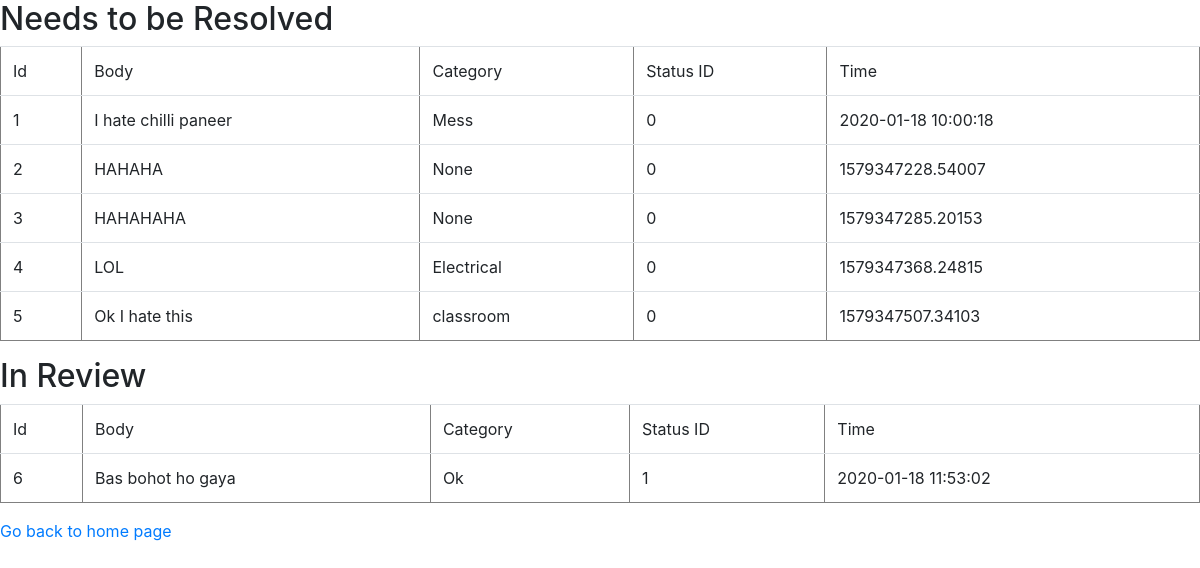
The page /admin/complain (signed in) on the database as committed earlier.
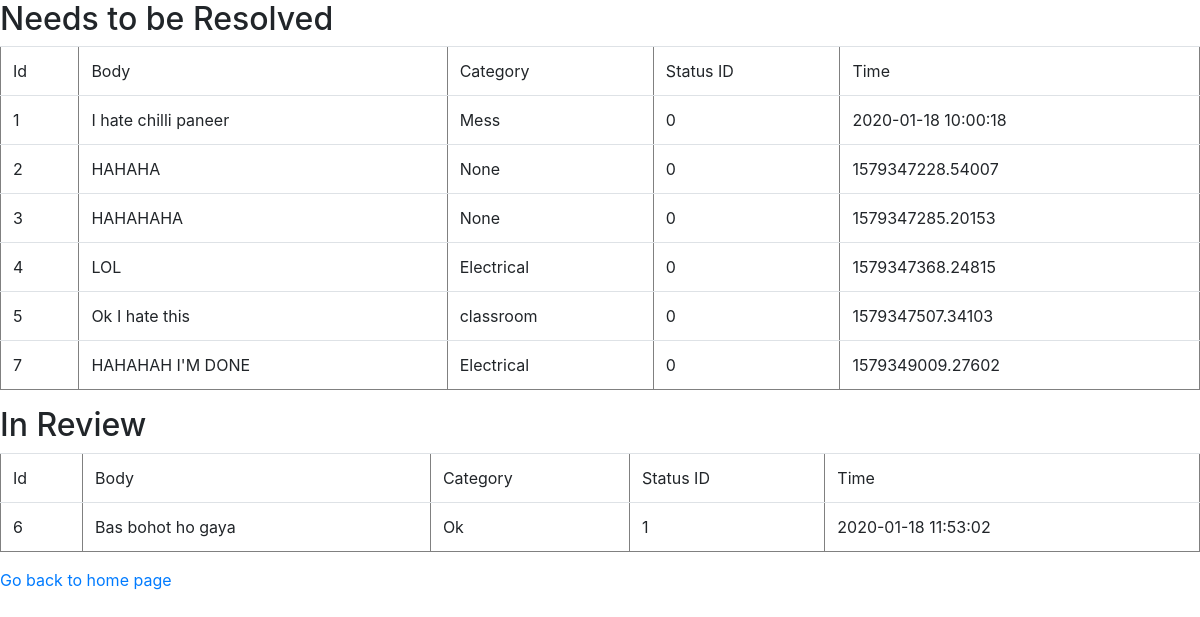
The same page on the database as committed later.
### tables this page shows
CREATE TABLE COMPLAIN(
    id INTEGER PRIMARY KEY,
    body VARCHAR,
    category VARCHAR,
    status_id INTEGER,
    time_stamp VARCHAR
);

### app.py (the view)
@app.route('/admin/complain')
def complainAll():
    if(session['user'] == 'admin'):
        con = sql.connect("database.db")
        con.row_factory = sql.Row
        cur = con.cursor()
        cur.execute("SELECT * from COMPLAIN")
        rows = cur.fetchall()
        return render_template("clist.html",rows = rows)
    else:
        redirect(url_for('asignin'))

### templates/clist.html (shortened to what this page needs)
<!doctype html>
<html>
<head>
    <link rel="stylesheet" href="https://stackpath.bootstrapcdn.com/bootstrap/4.4.1/css/bootstrap.min.css"/>
</head>
<body>
    <h2>Needs to be Resolved</h2>
    <table border=1 class="table table-hover">
        <thead>
            <td>Id</td>
            <td>Body</td>
            <td>Category</td>
            <td>Status ID</td>
            <td>Time</td>
        </thead>
        {% for row in rows %}
        <tr>
            {% if row["status_id"] == 0 %}
            <td>{{row["id"]}}</td>
            <td>{{row["body"]}}</td>
            <td>{{row["category"]}}</td>
            <td>{{row["status_id"]}}</td>
            <td>{{row["time_stamp"]}}</td>
            {% endif %}
        </tr>
        {% endfor %}
    </table>
    <h2>In Review</h2>
    <table border=1 class="table table-hover">
        <thead>
            <td>Id</td>
            <td>Body</td>
            <td>Category</td>
            <td>Status ID</td>
            <td>Time</td>
        </thead>
        {% for row in rows %}
        <tr>
            {% if row["status_id"] == 1 %}
            <td>{{row["id"]}}</td>
            <td>{{row["body"]}}</td>
            <td>{{row["category"]}}</td>
            <td>{{row["status_id"]}}</td>
            <td>{{row["time_stamp"]}}</td>
            {% endif %}
        </tr>
        {% endfor %}
    </table>
    <a href="/dashboard">Go back to home page</a>
</body>
</html>

Rows that differ between the two databases and show on the page:
added COMPLAIN: id "7", body "HAHAHAH I'M DONE", category "Electrical", status_id "0", time_stamp "1579349009.27602", shown under "Needs to be Resolved"
